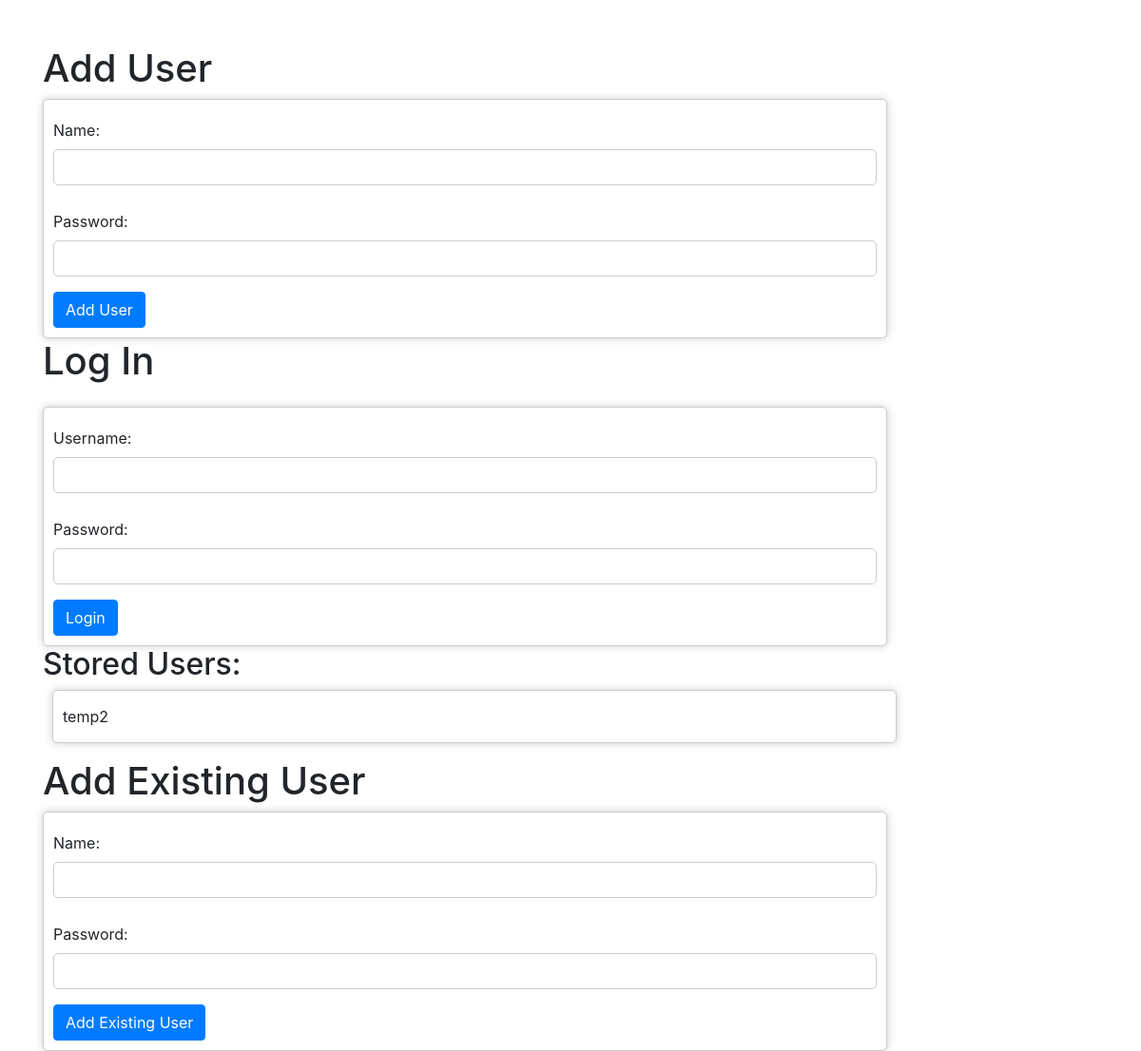
Before: / with the older database file.
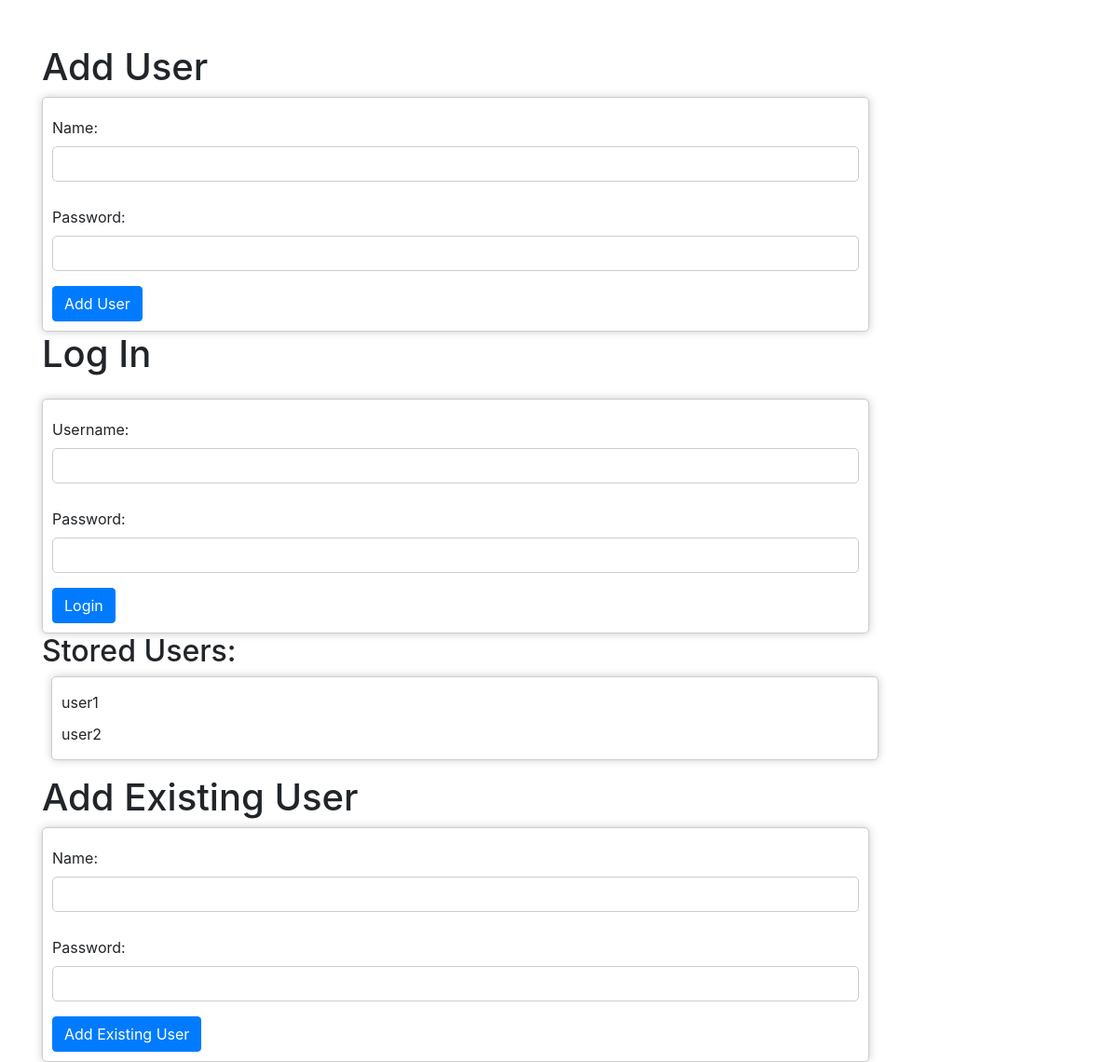
After: the same page with the newer database file.
### tables this page shows
CREATE TABLE User (
    id INTEGER PRIMARY KEY,
    name TEXT UNIQUE,
    password TEXT
);

### client.py (the view)
@app.route('/')
def index():
    return display_users()

### client.py (called while the page is built)
def get_db():
    db = getattr(g, '_database', None)
    if db is None:
        db = g._database = sqlite3.connect(DATABASE_FILE)
    return db

def get_cursor():
    return get_db().cursor()

def display_users():
    cursor = get_cursor()
    cursor.execute("SELECT name FROM User")
    users = cursor.fetchall()
    if not users:
        message = session.pop('message', '')
        return render_template('index.html', user=None,message=message)
    else:
        if 'username' in session:
            return redirect(url_for('user_page'))
        else:
            message = session.pop('message', '')
            return render_template('index.html', users=[user[0] for user in users],message = message)

### templates/index.html (shortened to what this page needs)
<!DOCTYPE html>
<html lang="en">
<head>
    <link rel="stylesheet" type="text/css" href="{{ url_for('static', filename='style.css') }}">
    <link rel="stylesheet" href="https://maxcdn.bootstrapcdn.com/bootstrap/4.5.2/css/bootstrap.min.css">
</head>
<body>
    <div class="container mt-5">
        <h1>Add User</h1>
        <form method="POST" action="/add_user">
            <div class="form-group">
                <label for="name">Name:</label>
                <input type="text" class="form-control" id="name" name="name" required>
            </div>
            <div class="form-group">
                <label for="password">Password:</label>
                <input type="password" class="form-control" id="password" name="password" required>
            </div>
            <button type="submit" class="btn btn-primary">Add User</button>
        </form>
        <h1> Log In </h1>
        <form method="POST" action="/log_in" class="mt-4">
	    <div class="form-group">
		<label for="username">Username:</label>
		<input type="text" class="form-control" id="username" name="username" required>
	    </div>
	    <div class="form-group">
		<label for="password">Password:</label>
		<input type="password" class="form-control" id="password" name="password" required>
	    </div>
	    <button type="submit" class="btn btn-primary" id="loginButton">Login</button>
	</form>
	<h2>Stored Users:</h2>
    <ul>
        {% if users %}
            {% for user in users %}
                <li>{{ user }}</li>
            {% endfor %}
        {% else %}
            <li>No users yet</li>
        {% endif %}
    </ul>
    <h1>Add Existing User</h1>
        <form method="POST" action="/add_existing_user">
            <div class="form-group">
                <label for="name">Name:</label>
                <input type="text" class="form-control" id="name" name="name" required>
            </div>
            <div class="form-group">
                <label for="password">Password:</label>
                <input type="password" class="form-control" id="password" name="password" required>
            </div>
            <button type="submit" class="btn btn-primary">Add Existing User</button>
        </form>
    </div>
</body>
</html>

### static/style.css (style rules this page uses)
body { font-family: Arial, sans-serif; background-color: #f5f5f5; margin: 0; padding: 0; display: flex; flex-direction: column; align-items: center; text-align: center; }
h1 { margin-top: 20px; font-size: 24px; }
ul { background-color: #fff; border: 1px solid #ccc; border-radius: 5px; box-shadow: 0 0 10px rgba(0, 0, 0, 0.2); max-width: 80%; margin: 10px; padding: 10px; list-style: none; text-align: left; }
li { padding: 5px 0; }
h2 { margin: 20px 0 10px; font-size: 18px; }
form { background-color: #fff; border: 1px solid #ccc; border-radius: 5px; box-shadow: 0 0 10px rgba(0, 0, 0, 0.2); max-width: 80%; padding: 10px; }
label, input { display: block; margin: 10px 0; }
input[type="text"], input[type="password"] { width: 100%; padding: 10px; border: 1px solid #ccc; border-radius: 5px; }
button { background-color: #007bff; color: #fff; border: none; border-radius: 5px; padding: 10px 20px; cursor: pointer; font-size: 16px; }

Changed rows visible on the page:
removed User: name "temp2"
added User: name "user1"
added User: name "user2"
